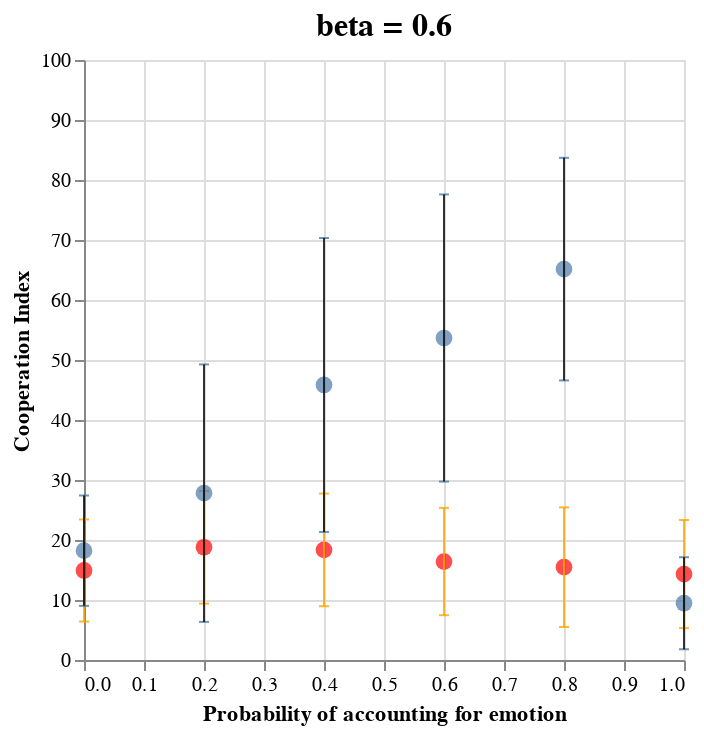

Notebook source saved alongside this figure:
### Code cell
points_ebis = alt.Chart(new_df).mark_point(filled=True, size=70).encode(
    x='gamma',
    y='Emotion-Based Image Scoring',
    #color='Social Norm:N',
    #shape='Social Norm:N'
)

error_bars_ebis = alt.Chart(new_df).mark_errorbar(extent='ci', ticks=True, opacity=0.8).encode(
    x='gamma',
    y=alt.Y('Emotion-Based Image Scoring'),
    yError='EBIS std'
)

points_is = alt.Chart(new_df).mark_point(filled=True, size=70, color='red').encode(
    x='gamma',
    y='Image Scoring',
    #shape='Social Norm:N'
)

error_bars_is = alt.Chart(new_df).mark_errorbar(extent='ci', ticks=True, color='orange', opacity=0.8).encode(
    x='gamma',
    y=alt.Y('Image Scoring'),
    yError='IS std'
)

# Combine all layers
chart = (
    points_is + error_bars_is + points_ebis + error_bars_ebis
).properties(
    title="beta = " + str(beta)  # Replace with your desired title
).configure_title(
    fontSize=16,  # Adjust font size for the title
    anchor='middle'  # Center the title
).encode(
    x=alt.X('gamma', title='Probability of accounting for emotion'),
    y=alt.Y(
        'Emotion-Based Image Scoring',
        title='Cooperation Index',
        scale=alt.Scale(domain=[0, 100])  # Set y-axis range from 0 to 100
    )
)

chart

### Figure 1 — Vega-Lite specification as saved in the notebook (floating-point values rounded to 4 significant figures)
{"config": {"view": {"continuousWidth": 300, "continuousHeight": 300}, "title": {"anchor": "middle", "fontSize": 16}}, "layer": [{"mark": {"type": "point", "color": "red", "filled": true, "size": 70}, "encoding": {"x": {"field": "gamma", "type": "quantitative"}, "y": {"field": "Image Scoring", "type": "quantitative"}}}, {"mark": {"type": "errorbar", "color": "orange", "extent": "ci", "opacity": 0.8, "ticks": true}, "encoding": {"x": {"field": "gamma", "type": "quantitative"}, "y": {"field": "Image Scoring", "type": "quantitative"}, "yError": {"field": "IS std"}}}, {"mark": {"type": "point", "filled": true, "size": 70}, "encoding": {"x": {"field": "gamma", "type": "quantitative"}, "y": {"field": "Emotion-Based Image Scoring", "type": "quantitative"}}}, {"mark": {"type": "errorbar", "extent": "ci", "opacity": 0.8, "ticks": true}, "encoding": {"x": {"field": "gamma", "type": "quantitative"}, "y": {"field": "Emotion-Based Image Scoring", "type": "quantitative"}, "yError": {"field": "EBIS std"}}}], "data": {"name": "data-53f086d195913c0b1c5fa3a4ea2a9ef0"}, "encoding": {"x": {"field": "gamma", "title": "Probability of accounting for emotion", "type": "quantitative"}, "y": {"field": "Emotion-Based Image Scoring", "scale": {"domain": [0, 100]}, "title": "Cooperation Index", "type": "quantitative"}}, "title": "beta = 0.6", "$schema": "https://vega.github.io/schema/vega-lite/v5.16.3.json", "datasets": {"data-53f086d195913c0b1c5fa3a4ea2a9ef0": [{"gamma": 0.0, "Emotion-Based Image Scoring": 18.22, "EBIS std": 9.196, "Image Scoring": 14.92, "IS std": 8.503}, {"gamma": 0.2, "Emotion-Based Image Scoring": 27.81, "EBIS std": 21.46, "Image Scoring": 18.79, "IS std": 9.391}, {"gamma": 0.4, "Emotion-Based Image Scoring": 45.84, "EBIS std": 24.5, "Image Scoring": 18.35, "IS std": 9.39}, {"gamma": 0.6, "Emotion-Based Image Scoring": 53.67, "EBIS std": 23.93, "Image Scoring": 16.41, "IS std": 8.946}, {"gamma": 0.8, "Emotion-Based Image Scoring": 65.15, "EBIS std": 18.55, "Image Scoring": 15.47, "IS std": 9.972}, {"gamma": 1.0, "Emotion-Based Image Scoring": 9.461, "EBIS std": 7.671, "Image Scoring": 14.33, "IS std": 9.011}]}}
